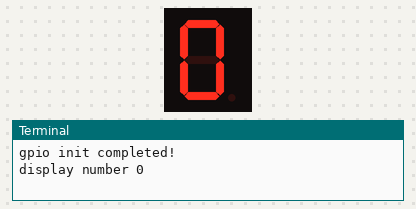
The program below on a simulated Raspberry Pi (header pin numbers). On the bench: 1-digit seven-segment display, the last lines printed to the terminal. The segment pins are drawn as the display they are named for.

Above: at 0.1 s.
At 2.1 s:
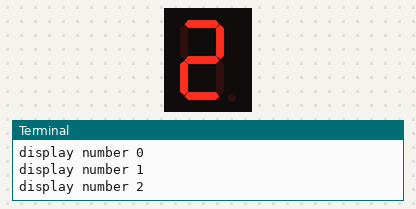
At 3.1 s:
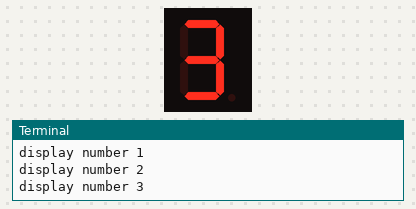
At 5.1 s:
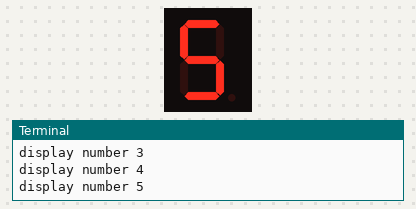
At 10.1 s:
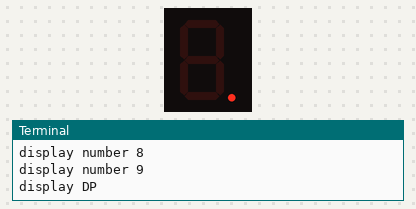
At 11.1 s:
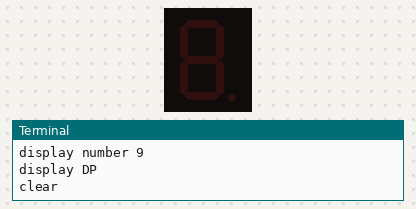

The program:

1digitLEDdisplay.py
```python
#!/usr/bin/env python
import RPi.GPIO as GPIO
import time


pinA = 3
pinB = 5
pinC = 16
pinD = 8
pinE = 10
pinF = 11
pinG = 12
pinDP = 13

def init():
	GPIO.setmode(GPIO.BOARD)
	GPIO.setup(pinA, GPIO.OUT)
	GPIO.setup(pinB, GPIO.OUT)
	GPIO.setup(pinC, GPIO.OUT)
	GPIO.setup(pinD, GPIO.OUT)
	GPIO.setup(pinE, GPIO.OUT)
	GPIO.setup(pinF, GPIO.OUT)
	GPIO.setup(pinG, GPIO.OUT)
	GPIO.setup(pinDP, GPIO.OUT)
	print 'gpio init completed!'


def display_0():
	GPIO.output(pinA, GPIO.HIGH)
	GPIO.output(pinB, GPIO.HIGH)
	GPIO.output(pinC, GPIO.HIGH)
	GPIO.output(pinD, GPIO.HIGH)
	GPIO.output(pinE, GPIO.HIGH)
	GPIO.output(pinF, GPIO.HIGH)
	GPIO.output(pinG, GPIO.LOW)
	GPIO.output(pinDP, GPIO.LOW)
	print 'display number 0'

def display_1():
	GPIO.output(pinA, GPIO.LOW)
	GPIO.output(pinB, GPIO.HIGH)
	GPIO.output(pinC, GPIO.HIGH)
	GPIO.output(pinD, GPIO.LOW)
	GPIO.output(pinE, GPIO.LOW)
	GPIO.output(pinF, GPIO.LOW)
	GPIO.output(pinG, GPIO.LOW)
	GPIO.output(pinDP, GPIO.LOW)
	print 'display number 1'


def display_2():
	GPIO.output(pinA, GPIO.HIGH)
	GPIO.output(pinB, GPIO.HIGH)
	GPIO.output(pinC, GPIO.LOW)
	GPIO.output(pinD, GPIO.HIGH)
	GPIO.output(pinE, GPIO.HIGH)
	GPIO.output(pinF, GPIO.LOW)
	GPIO.output(pinG, GPIO.HIGH)
	GPIO.output(pinDP, GPIO.LOW)
	print 'display number 2'

def display_3():
	GPIO.output(pinA, GPIO.HIGH)
	GPIO.output(pinB, GPIO.HIGH)
	GPIO.output(pinC, GPIO.HIGH)
	GPIO.output(pinD, GPIO.HIGH)
	GPIO.output(pinE, GPIO.LOW)
	GPIO.output(pinF, GPIO.LOW)
	GPIO.output(pinG, GPIO.HIGH)
	GPIO.output(pinDP, GPIO.LOW)
	print 'display number 3'

def display_4():
	GPIO.output(pinA, GPIO.LOW)
	GPIO.output(pinB, GPIO.HIGH)
	GPIO.output(pinC, GPIO.HIGH)
	GPIO.output(pinD, GPIO.LOW)
	GPIO.output(pinE, GPIO.LOW)
	GPIO.output(pinF, GPIO.HIGH)
	GPIO.output(pinG, GPIO.HIGH)
	GPIO.output(pinDP, GPIO.LOW)
	print 'display number 4'

def display_5():
	GPIO.output(pinA, GPIO.HIGH)
	GPIO.output(pinB, GPIO.LOW)
	GPIO.output(pinC, GPIO.HIGH)
	GPIO.output(pinD, GPIO.HIGH)
	GPIO.output(pinE, GPIO.LOW)
	GPIO.output(pinF, GPIO.HIGH)
	GPIO.output(pinG, GPIO.HIGH)
	GPIO.output(pinDP, GPIO.LOW)
	print 'display number 5'

def display_6():
	GPIO.output(pinA, GPIO.HIGH)
	GPIO.output(pinB, GPIO.LOW)
	GPIO.output(pinC, GPIO.HIGH)
	GPIO.output(pinD, GPIO.HIGH)
	GPIO.output(pinE, GPIO.HIGH)
	GPIO.output(pinF, GPIO.HIGH)
	GPIO.output(pinG, GPIO.HIGH)
	GPIO.output(pinDP, GPIO.LOW)
	print 'display number 6'


def display_7():
	GPIO.output(pinA, GPIO.HIGH)
	GPIO.output(pinB, GPIO.HIGH)
	GPIO.output(pinC, GPIO.HIGH)
	GPIO.output(pinD, GPIO.LOW)
	GPIO.output(pinE, GPIO.LOW)
	GPIO.output(pinF, GPIO.LOW)
	GPIO.output(pinG, GPIO.LOW)
	GPIO.output(pinDP, GPIO.LOW)
	print 'display number 7'

def display_8():
	GPIO.output(pinA, GPIO.HIGH)
	GPIO.output(pinB, GPIO.HIGH)
	GPIO.output(pinC, GPIO.HIGH)
	GPIO.output(pinD, GPIO.HIGH)
	GPIO.output(pinE, GPIO.HIGH)
	GPIO.output(pinF, GPIO.HIGH)
	GPIO.output(pinG, GPIO.HIGH)
	GPIO.output(pinDP, GPIO.LOW)
	print 'display number 8'


def display_9():
	GPIO.output(pinA, GPIO.HIGH)
	GPIO.output(pinB, GPIO.HIGH)
	GPIO.output(pinC, GPIO.HIGH)
	GPIO.output(pinD, GPIO.HIGH)
	GPIO.output(pinE, GPIO.LOW)
	GPIO.output(pinF, GPIO.HIGH)
	GPIO.output(pinG, GPIO.HIGH)
	GPIO.output(pinDP, GPIO.LOW)
	print 'display number 9'

def display_dp():
	GPIO.output(pinA, GPIO.LOW)
	GPIO.output(pinB, GPIO.LOW)
	GPIO.output(pinC, GPIO.LOW)
	GPIO.output(pinD, GPIO.LOW)
	GPIO.output(pinE, GPIO.LOW)
	GPIO.output(pinF, GPIO.LOW)
	GPIO.output(pinG, GPIO.LOW)
	GPIO.output(pinDP, GPIO.HIGH)
	print 'display DP'

def clear():
	GPIO.output(pinA, GPIO.LOW)
	GPIO.output(pinB, GPIO.LOW)
	GPIO.output(pinC, GPIO.LOW)
	GPIO.output(pinD, GPIO.LOW)
	GPIO.output(pinE, GPIO.LOW)
	GPIO.output(pinF, GPIO.LOW)
	GPIO.output(pinG, GPIO.LOW)
	GPIO.output(pinDP, GPIO.LOW)
	print 'clear'

def loop():
	while True:
		display_0()
		time.sleep(1)
		display_1()
		time.sleep(1)
		display_2()
		time.sleep(1)
		display_3()
		time.sleep(1)
		display_4()
		time.sleep(1)
		display_5()
		time.sleep(1)
		display_6()
		time.sleep(1)
		display_7()
		time.sleep(1)
		display_8()
		time.sleep(1)
		display_9()
		time.sleep(1)
		display_dp()
		time.sleep(1)
		clear()
		time.sleep(1)

if __name__ == '__main__':
	try:
		init()
		loop()
	except KeyboardInterrupt:
		GPIO.cleanup()
		print 'Key Board Interrupt!'
```

Measured:
- by itself, everything shown: repeats every 12.0 s, in 12 steps
- what the display in image 0 shows lasts 1.0 s, from 0.1 s to 1.1 s
